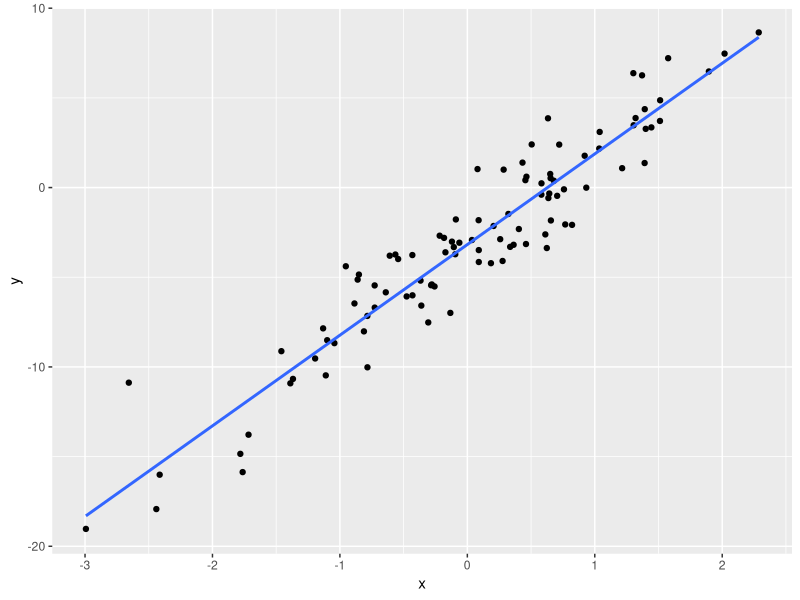
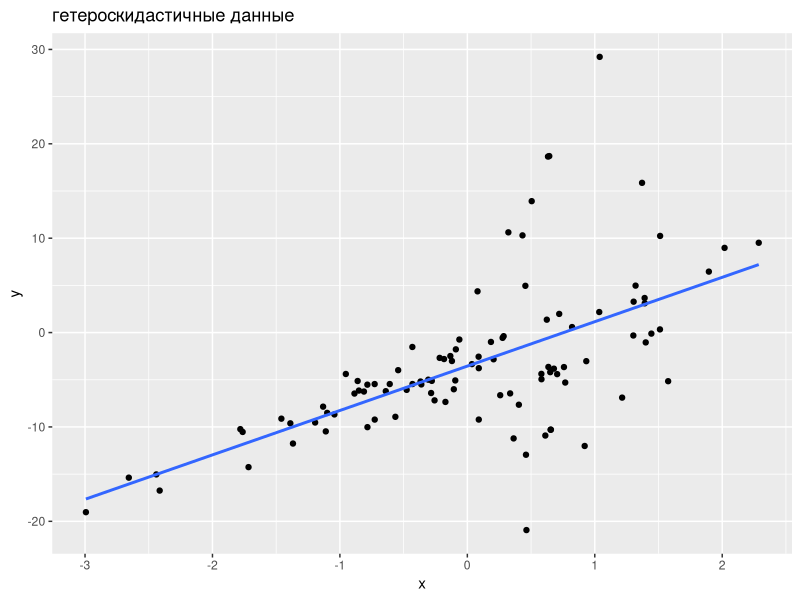
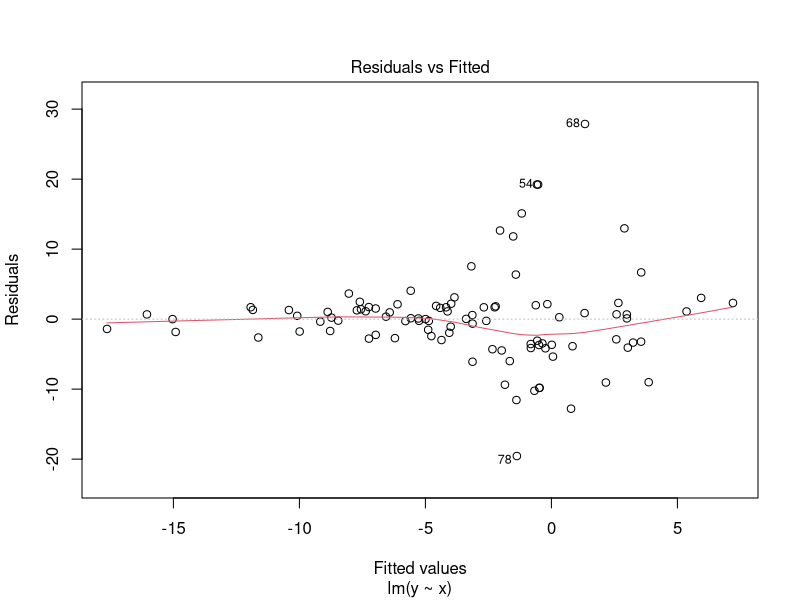
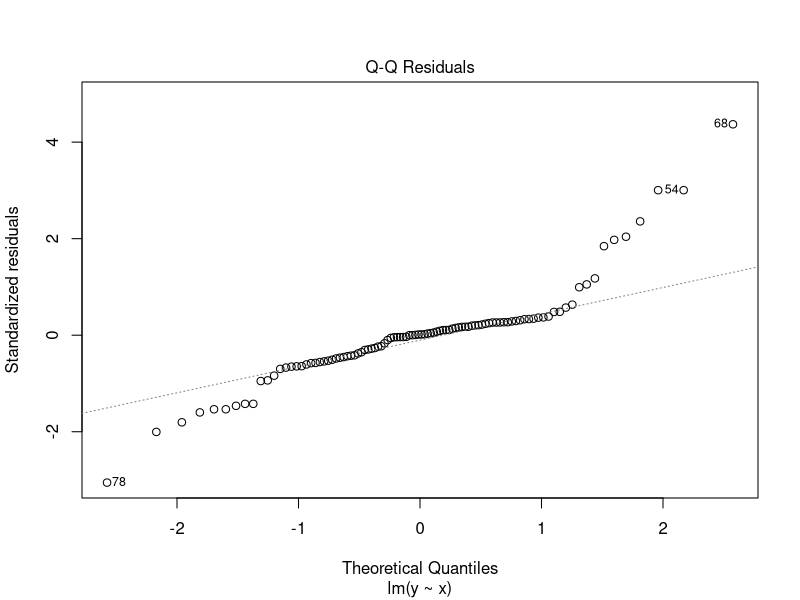
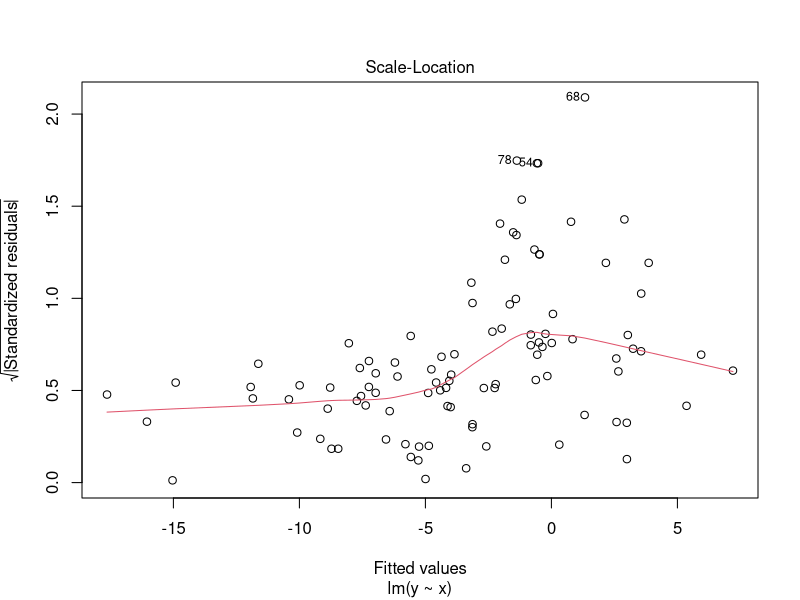
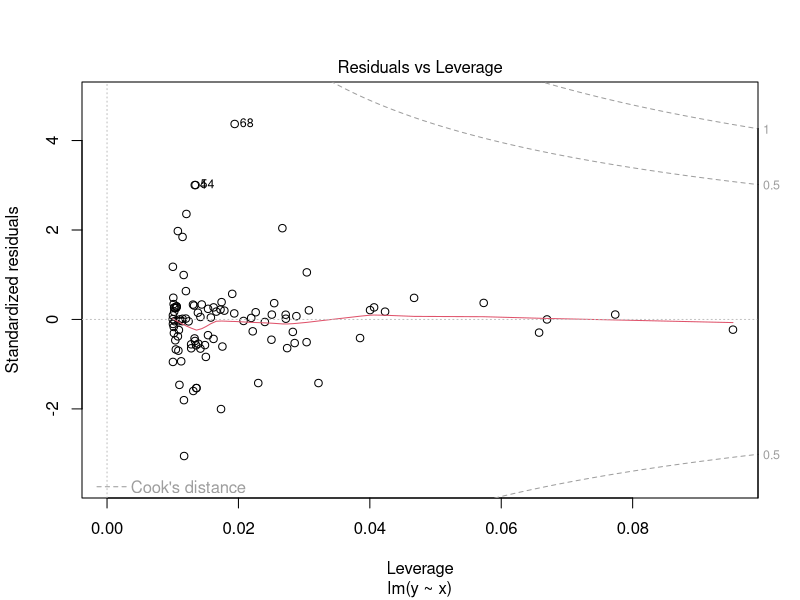
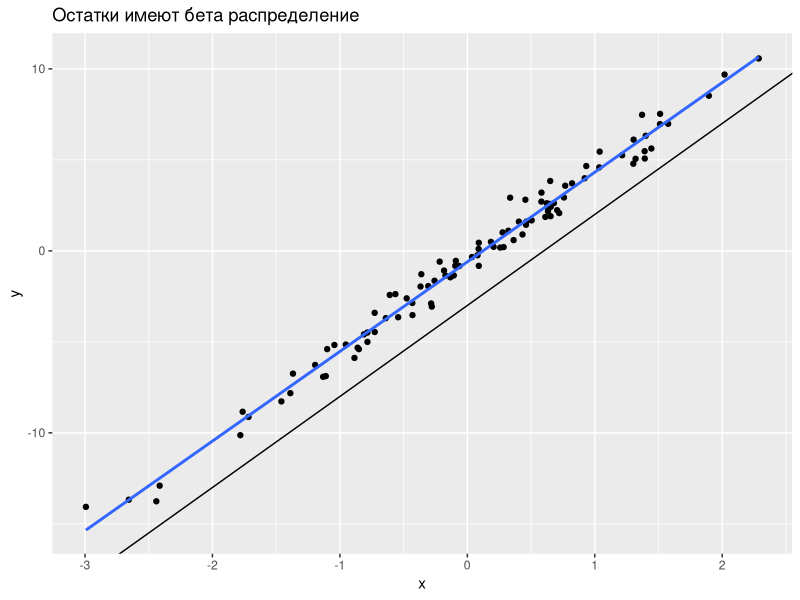

Write the R code that produced these figures, in order.
## ---- chunk 1
library(tidyverse)

set.seed(42)
tibble(x = rnorm(100),
       e = rnorm(100, sd = 2), # вектор ошибок, остатков
       slope = 5, # угловой коэффициент
       intercept = -3, # свободный коэффициент
       y = x*slope+intercept+e) %>% 
  ggplot(aes(x, y))+
  geom_point()+
  geom_smooth(method = "lm", se = FALSE)
## ---- chunk 2
set.seed(42)
tibble(x = rnorm(100),
       e = rnorm(100, sd = 2), # вектор ошибок
       slope = 5, # угловой коэффициент
       intercept = -3, # 
       y = x*slope+intercept+e) %>% 
  lm(y ~x, data =.) %>% 
  summary()
## ---- chunk 3
set.seed(42)
tibble(x = rnorm(100),
       slope = 5, # угловой коэффициент
       intercept = -3) %>%  # свободный коэффициент
  mutate(e = ifelse(x > mean(x), rnorm(50, sd = 10), rnorm(50, sd = 2)),
         y = x*slope+intercept+e) %>% 
  ggplot(aes(x, y))+
  geom_point()+
  geom_smooth(method = "lm", se = FALSE)+
  labs(title = "гетероскидастичные данные")
## ---- chunk 4
set.seed(42)
tibble(x = rnorm(100),
       slope = 5, # угловой коэффициент
       intercept = -3) %>%  # свободный коэффициент
  mutate(e = ifelse(x > mean(x), rnorm(50, sd = 10), rnorm(50, sd = 2)),
         y = x*slope+intercept+e) %>% 
  lm(y ~x, data =.) %>% 
  plot() # первый график -- график остатков
## ---- chunk 5
set.seed(42)
tibble(x = rnorm(100),
       e = rbeta(100, shape1 = 10, shape2 = 30)*10, # вектор ошибок, остатков
       slope = 5, # угловой коэффициент
       intercept = -3, # свободный коэффициент
       y = x*slope+intercept+e) %>% 
  ggplot(aes(x, y))+
  geom_point()+
  geom_smooth(method = "lm", se = FALSE)+
  geom_abline(slope = 5, intercept = -3)+
  labs(title = "Остатки имеют бета распределение")

tibble(x = rnorm(100),
       e = rbeta(100, shape1 = 10, shape2 = 30)*10, # вектор ошибок, остатков
       slope = 5, # угловой коэффициент
       intercept = -3, # свободный коэффициент
       y = x*slope+intercept+e) %>% 
  lm(y ~x, data =.) %>% 
  summary()
